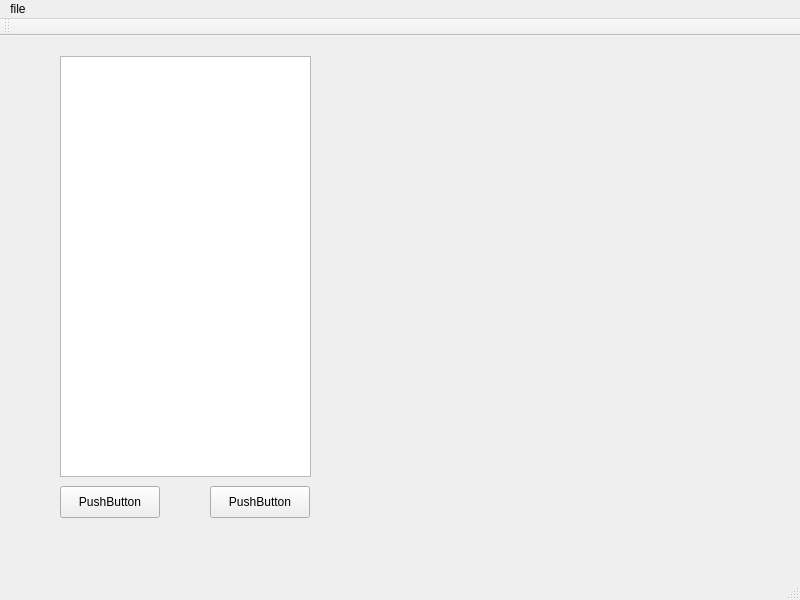
<?xml version="1.0" encoding="UTF-8"?>
<ui version="4.0">
 <class>MainWindow</class>
 <widget class="QMainWindow" name="MainWindow">
  <property name="geometry">
   <rect>
    <x>0</x>
    <y>0</y>
    <width>800</width>
    <height>600</height>
   </rect>
  </property>
  <property name="contextMenuPolicy">
   <enum>Qt::ContextMenuPolicy::ActionsContextMenu</enum>
  </property>
  <property name="windowTitle">
   <string>MainWindow</string>
  </property>
  <widget class="QWidget" name="centralwidget">
   <widget class="QVTKOpenGLNativeWidget" name="vtkWidget" native="true">
    <property name="geometry">
     <rect>
      <x>400</x>
      <y>30</y>
      <width>321</width>
      <height>411</height>
     </rect>
    </property>
   </widget>
   <widget class="QPushButton" name="pushButton">
    <property name="geometry">
     <rect>
      <x>60</x>
      <y>450</y>
      <width>100</width>
      <height>32</height>
     </rect>
    </property>
    <property name="text">
     <string>PushButton</string>
    </property>
   </widget>
   <widget class="QPushButton" name="pushButton_2">
    <property name="geometry">
     <rect>
      <x>210</x>
      <y>450</y>
      <width>100</width>
      <height>32</height>
     </rect>
    </property>
    <property name="text">
     <string>PushButton</string>
    </property>
   </widget>
   <widget class="QTreeView" name="treeView">
    <property name="geometry">
     <rect>
      <x>60</x>
      <y>20</y>
      <width>251</width>
      <height>421</height>
     </rect>
    </property>
    <property name="contextMenuPolicy">
     <enum>Qt::ContextMenuPolicy::ActionsContextMenu</enum>
    </property>
   </widget>
  </widget>
  <widget class="QMenuBar" name="menubar">
   <property name="geometry">
    <rect>
     <x>0</x>
     <y>0</y>
     <width>800</width>
     <height>33</height>
    </rect>
   </property>
   <widget class="QMenu" name="menufile">
    <property name="title">
     <string>file</string>
    </property>
    <addaction name="separator"/>
    <addaction name="actionOpen_file"/>
    <addaction name="actionItem_Options"/>
   </widget>
   <addaction name="menufile"/>
  </widget>
  <widget class="QStatusBar" name="statusbar"/>
  <widget class="QToolBar" name="toolBar">
   <property name="windowTitle">
    <string>toolBar</string>
   </property>
   <attribute name="toolBarArea">
    <enum>TopToolBarArea</enum>
   </attribute>
   <attribute name="toolBarBreak">
    <bool>false</bool>
   </attribute>
  </widget>
  <action name="actionOpen_file">
   <property name="icon">
    <iconset resource="icons.qrc">
     <normaloff>:/icons/fileopen.png</normaloff>:/icons/fileopen.png</iconset>
   </property>
   <property name="text">
    <string>Open file</string>
   </property>
  </action>
  <action name="actionItem_Options">
   <property name="text">
    <string>Item Options</string>
   </property>
   <property name="menuRole">
    <enum>QAction::MenuRole::NoRole</enum>
   </property>
  </action>
 </widget>
 <customwidgets>
  <customwidget>
   <class>QVTKOpenGLNativeWidget</class>
   <extends>QWidget</extends>
   <header>QVTKOpenGLNativeWidget.h</header>
   <container>1</container>
  </customwidget>
 </customwidgets>
 <resources>
  <include location="icons.qrc"/>
 </resources>
 <connections/>
</ui>
